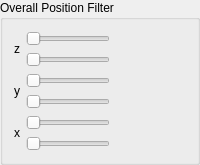
            <widget class="QGroupBox" name="groupBox_16">
             <property name="title">
              <string>Overall Position Filter</string>
             </property>
             <layout class="QGridLayout" name="gridLayout_72">
              <item row="2" column="0">
               <widget class="QLabel" name="label_69">
                <property name="text">
                 <string>x</string>
                </property>
               </widget>
              </item>
              <item row="0" column="1">
               <layout class="QGridLayout" name="gridLayout_86">
                <item row="0" column="0">
                 <widget class="QSlider" name="horizontalSlider_overall_pos_zmin">
                  <property name="maximumSize">
                   <size>
                    <width>200</width>
                    <height>16777215</height>
                   </size>
                  </property>
                  <property name="orientation">
                   <enum>Qt::Horizontal</enum>
                  </property>
                 </widget>
                </item>
                <item row="1" column="0">
                 <widget class="QSlider" name="horizontalSlider_overall_pos_zmax">
                  <property name="maximumSize">
                   <size>
                    <width>200</width>
                    <height>16777215</height>
                   </size>
                  </property>
                  <property name="orientation">
                   <enum>Qt::Horizontal</enum>
                  </property>
                 </widget>
                </item>
               </layout>
              </item>
              <item row="1" column="0">
               <widget class="QLabel" name="label_66">
                <property name="text">
                 <string>y</string>
                </property>
               </widget>
              </item>
              <item row="2" column="1">
               <layout class="QGridLayout" name="gridLayout_88">
                <item row="0" column="0">
                 <widget class="QSlider" name="horizontalSlider_overall_pos_xmin">
                  <property name="maximumSize">
                   <size>
                    <width>200</width>
                    <height>16777215</height>
                   </size>
                  </property>
                  <property name="orientation">
                   <enum>Qt::Horizontal</enum>
                  </property>
                 </widget>
                </item>
                <item row="1" column="0">
                 <widget class="QSlider" name="horizontalSlider_overall_pos_xmax">
                  <property name="maximumSize">
                   <size>
                    <width>200</width>
                    <height>16777215</height>
                   </size>
                  </property>
                  <property name="orientation">
                   <enum>Qt::Horizontal</enum>
                  </property>
                 </widget>
                </item>
               </layout>
              </item>
              <item row="1" column="1">
               <layout class="QGridLayout" name="gridLayout_87">
                <item row="0" column="0">
                 <widget class="QSlider" name="horizontalSlider_overall_pos_ymin">
                  <property name="maximumSize">
                   <size>
                    <width>200</width>
                    <height>16777215</height>
                   </size>
                  </property>
                  <property name="orientation">
                   <enum>Qt::Horizontal</enum>
                  </property>
                 </widget>
                </item>
                <item row="1" column="0">
                 <widget class="QSlider" name="horizontalSlider_overall_pos_ymax">
                  <property name="maximumSize">
                   <size>
                    <width>200</width>
                    <height>16777215</height>
                   </size>
                  </property>
                  <property name="orientation">
                   <enum>Qt::Horizontal</enum>
                  </property>
                 </widget>
                </item>
               </layout>
              </item>
              <item row="0" column="0">
               <widget class="QLabel" name="label_65">
                <property name="text">
                 <string>z</string>
                </property>
               </widget>
              </item>
              <item row="0" column="2">
               <spacer name="horizontalSpacer_44">
                <property name="orientation">
                 <enum>Qt::Horizontal</enum>
                </property>
                <property name="sizeHint" stdset="0">
                 <size>
                  <width>40</width>
                  <height>20</height>
                 </size>
                </property>
               </spacer>
              </item>
             </layout>
            </widget>
